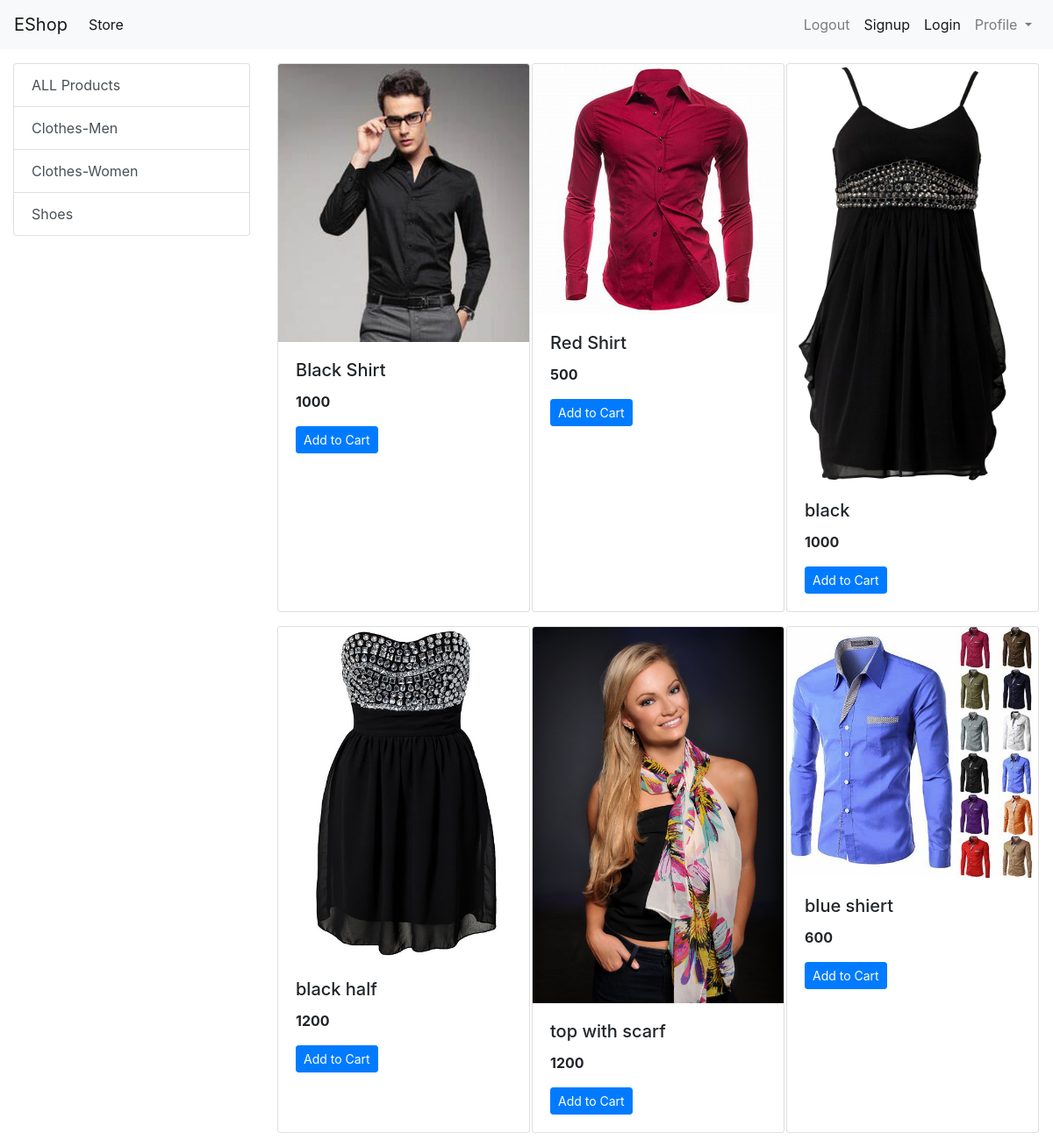
The page / on the database its author committed.
### store/models/category.py (models this page shows, shortened)
class Category(models.Model):
    name = models.CharField(max_length=20)
    @staticmethod
    def get_all_categories():
        return Category.objects.all()

### store/models/product.py (models this page shows, shortened)
class Product(models.Model):
    name = models.CharField(max_length=55)
    price = models.IntegerField(default=0)
    category = models.ForeignKey(Category, on_delete=models.CASCADE, default=1)
    description = models.CharField(max_length=200, default="", null= True, blank=True)
    image = models.ImageField(upload_to='uploads/products/')
    @staticmethod
    def get_all_products():
        return Product.objects.all()

### store/views.py (the view)
# urls.py: path('', index, name='homepage'),
def index(request):
    products = None
    categories = Category.get_all_categories()
    categoryID = request.GET.get('category')
    if categoryID:
        products = Product.get_all_products_by_categoryid(categoryID)
    else:
        products = Product.get_all_products()
    data = {}
    data['products'] = products
    data['categories'] = categories
    return render(request, 'index.html', data)

### store/templates/index.html
{% extends 'base.html' %}
    {% block content %}
    <div class="container-fluid mt-3">
        <div class="row">
            <div class="col-lg-3 mx-auto">
                <div class="list-group">
                    <a href="/" class="list-group-item list-group-item-action ">ALL Products</a>
                    {% for category in categories %}
                    <a href="/?category={{category.id}}" class="list-group-item list-group-item-action ">{{category.name}}</a>
                    {% endfor %}
                </div>
            </div>
            <div id="products" class="col-lg-9 mx-auto">
                <div class="row mx-auto">
                    {%for product in products%}
                <div class="card mx-auto mb-3" style="width: 18rem;">
                    <img src="{{product.image.url}}" class="card-img-top" alt="...">
                    <div class="card-body">
                      <h5 class="card-title">{{product.name}}</h5>
                      <p class="card-text"><b>{{product.price}}</b></p>
                      <a href="#" class="btn btn-primary btn-sm">Add to Cart</a>
                </div>
                </div>
                {% endfor %}
                </div>
            </div>
        </div>
        </div>
    {% endblock %}

### store/templates/base.html (shortened to what this page needs)
<!doctype html>
<html lang="en">
<head>
    <link rel="stylesheet" href="https://cdn.jsdelivr.net/npm/bootstrap@4.5.3/dist/css/bootstrap.min.css"
>
</head>
<body>
    <nav class="navbar navbar-expand-lg navbar-light bg-light">
        <a class="navbar-brand" href="#">EShop</a>
        <div class="collapse navbar-collapse" id="navbarSupportedContent">
          <ul class="navbar-nav mr-auto">
            <li class="nav-item active">
              <a class="nav-link" href="#">Store <span class="sr-only">(current)</span></a>
            </li>
          </ul>
          <ul class="navbar-nav my-2 my-lg-0">
            <li class="nav-item ">
              <a class="nav-link" href="#">Logout <span class="sr-only">(current)</span></a>
            </li>
            <li class="nav-item active">
                <a class="nav-link" href="/signup">Signup <span class="sr-only">(current)</span></a>
            </li>
            <li class="nav-item active">
                <a class="nav-link" href="/login">Login <span class="sr-only">(current)</span></a>
            </li>
            <li class="nav-item dropdown">
              <a class="nav-link dropdown-toggle" href="#" id="navbarDropdown" role="button" data-toggle="dropdown" aria-haspopup="true" aria-expanded="false">
                Profile
              </a>
            </li>
          </ul>
        </div>
      </nav>
      {% block content %} {% endblock %}
</body>
</html>

### rows shown on the page
Category: name "Clothes-Men"
Category: name "Clothes-Women"
Category: name "Shoes"
Product: image (picture), name "Black Shirt", price "1000"
Product: image (picture), name "Red Shirt", price "500"
Product: image (picture), name "black", price "1000"
Product: image (picture), name "black half", price "1200"
Product: image (picture), name "top with scarf", price "1200"
Product: image (picture), name "blue shiert", price "600"
